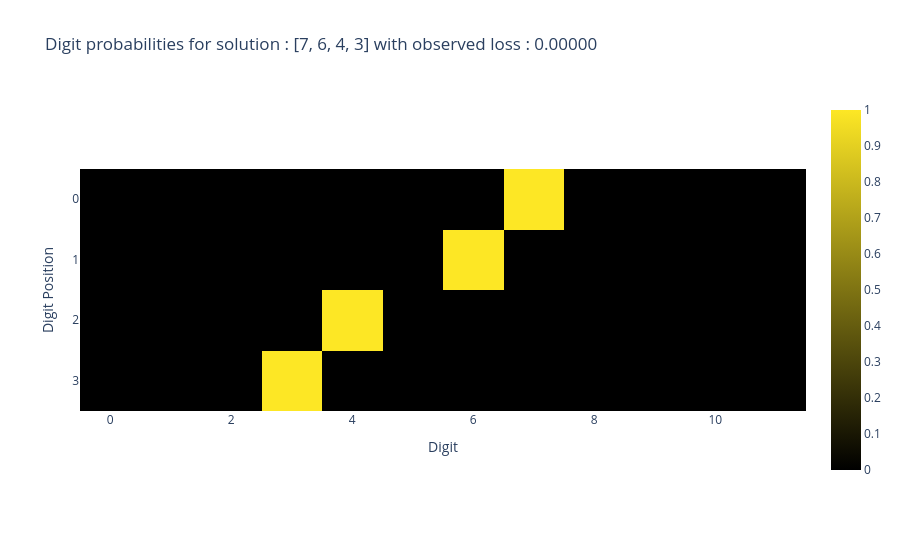

The code cell stored with this chart in its notebook:
### Code cell
digit_probs = logits.squeeze()[ANS].softmax(-1)

px.imshow(
    digit_probs,
    title=f'Digit probabilities for solution : {sample.squeeze()[10:14].tolist()} with observed loss : {masked_loss(logits, sample):.5f}',
    labels=dict(x='Digit', y='Digit Position'),
    color_continuous_scale=[[0, 'black'], [1, '#fde725']],)

### Figure 1 — Plotly figure (JSON) as saved in the notebook; plotly's stock layout.template omitted (floating-point values rounded to 4 significant figures)
{"data": [{"coloraxis": "coloraxis", "hovertemplate": "Digit: %{x}<br>Digit Position: %{y}<br>color: %{z}<extra></extra>", "name": "0", "type": "heatmap", "xaxis": "x", "yaxis": "y", "z": [[1.275e-22, 1.322e-28, 2.131e-39, 2.469e-39, 1.113e-27, 2.288e-17, 4.926e-07, 1.0, 1.01e-07, 1.22e-18, 2.133e-23, 4.127e-23], [1.855e-29, 1.318e-23, 9.926e-31, 1.047e-37, 4.962e-30, 7.246e-11, 1.0, 4.722e-07, 2.622e-19, 1.33e-32, 3.027e-23, 3.012e-23], [3.081e-32, 1.053e-34, 4.463e-21, 8.601e-08, 1.0, 3.121e-07, 2.35e-22, 1.783e-33, 2.059e-31, 7.186e-30, 8.032e-23, 1.809e-22], [1.865e-28, 1.04e-20, 4.962e-06, 1.0, 3.641e-07, 2.684e-19, 2.783e-32, 3.061e-36, 1.339e-32, 1.602e-26, 5.619e-21, 7.153e-21]]}], "layout": {"coloraxis": {"colorscale": [[0, "black"], [1, "#fde725"]]}, "title": {"text": "Digit probabilities for solution : [7, 6, 4, 3] with observed loss : 0.00000"}, "xaxis": {"anchor": "y", "constrain": "domain", "domain": [0, 1], "scaleanchor": "y", "title": {"text": "Digit"}}, "yaxis": {"anchor": "x", "autorange": "reversed", "constrain": "domain", "domain": [0, 1], "title": {"text": "Digit Position"}}}}
